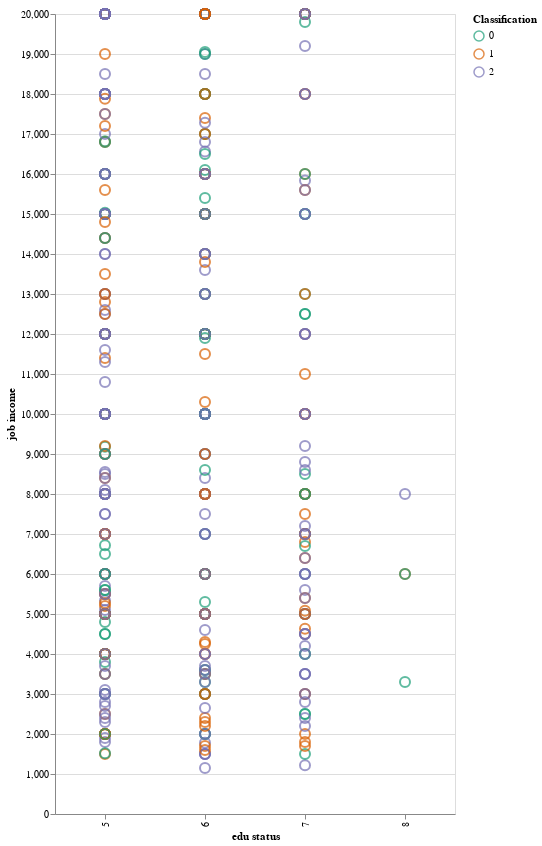

Notebook source saved alongside this figure:
### Code cell
df_sub = df[df["job income"] <= 20000].copy()
c2 = alt.Chart(df_sub, width=400, height=800).mark_point(size=100).encode(
    x=alt.X("edu status:O", sort=edu_order, title="edu status"), 
    y=alt.Y("job income:Q",title="job income"),
    color=alt.Color("Classification:O", scale=alt.Scale(scheme="dark2")),
    tooltip=["edu status:O","job income:Q","Classification:O"]
)

c2

### Figure 1 — Vega-Lite specification as saved in the notebook (floating-point values rounded to 4 significant figures; data arrays with more than 128 entries replaced by an {"elided": "..."} marker saying what was removed)
{"config": {"view": {"continuousWidth": 300, "continuousHeight": 300}}, "data": {"name": "data-4abb3bc38d8b76b46052ca5464e15499"}, "mark": {"type": "point", "size": 100}, "encoding": {"color": {"field": "Classification", "scale": {"scheme": "dark2"}, "type": "ordinal"}, "tooltip": [{"field": "edu status", "type": "ordinal"}, {"field": "job income", "type": "quantitative"}, {"field": "Classification", "type": "ordinal"}], "x": {"field": "edu status", "sort": ["5", "6", "7", "8", "9"], "title": "edu status", "type": "ordinal"}, "y": {"field": "job income", "title": "job income", "type": "quantitative"}}, "height": 800, "width": 400, "$schema": "https://vega.github.io/schema/vega-lite/v5.8.0.json", "datasets": {"data-4abb3bc38d8b76b46052ca5464e15499": {"elided": "583 records"}}}
